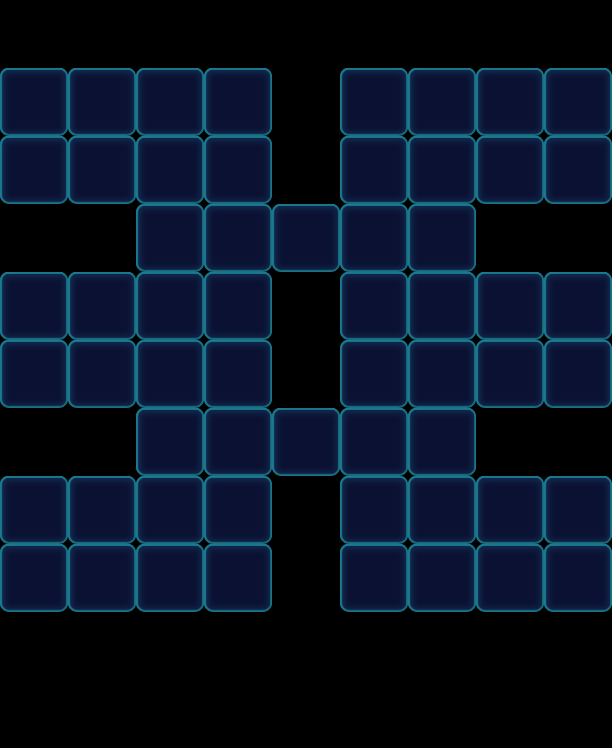

This game map was drawn from its Tiled (.tmx) file and the tilesets committed beside it. A one-line description and the trimmed map source follow:
An orthogonal 9x11 tile map with 68x68 px tiles, 1 tile layer (Valid), 2 tilesets and 76 objects (58x Monster, 18x Factory_Normal).

<map version="1.0" orientation="orthogonal" width="9" height="11" tilewidth="68" tileheight="68">
 <tileset firstgid="1" name="game_grid1" tilewidth="68" tileheight="68">
  <image source="game_grid1.png" width="68" height="68" />
 </tileset>
 <tileset firstgid="2" name="map" tilewidth="68" tileheight="68">
  <image source="map.png" width="1024" height="1024" />
 </tileset>
 <layer name="Valid" width="9" height="11">
  <data>[99 cells, 58 non-empty, 1 distinct tile ids]</data>
 </layer>
 <objectgroup name="BottomObj" width="9" height="11" />
 <objectgroup name="MiddleObj" width="9" height="11">
  <object type="Monster" gid="3" x="0" y="612">
   <properties>
    <property name="Bubble" value="1" />
    <property name="Color" value="Green" />
   </properties>
  </object>
  <object type="Monster" gid="2" x="204" y="204">
   <properties>
    <property name="Color" value="Blue" />
   </properties>
  </object>
  <object type="Monster" gid="19" x="0" y="544">
   <properties>
    <property name="Color" value="Yellow" />
   </properties>
  </object>
  <object type="Monster" gid="18" x="136" y="476">
   <properties>
    <property name="Color" value="Pink" />
   </properties>
  </object>
  <object type="Monster" gid="2" x="544" y="408">
   <properties>
    <property name="Color" value="Blue" />
   </properties>
  </object>
  <object type="Monster" gid="3" x="408" y="476">
   <properties>
    <property name="Bubble" value="1" />
    <property name="Color" value="Green" />
   </properties>
  </object>
  <object type="Monster" gid="19" x="136" y="544">
   <properties>
    <property name="Bubble" value="1" />
    <property name="Color" value="Yellow" />
   </properties>
  </object>
  <object type="Monster" gid="19" x="544" y="544">
   <properties>
    <property name="Color" value="Yellow" />
   </properties>
  </object>
  <object type="Monster" gid="18" x="136" y="272">
   <properties>
    <property name="Color" value="Pink" />
   </properties>
  </object>
  <object type="Monster" gid="18" x="272" y="272">
   <properties>
    <property name="Color" value="Pink" />
   </properties>
  </object>
  <object type="Monster" gid="18" x="408" y="204">
   <properties>
    <property name="Color" value="Pink" />
   </properties>
  </object>
  <object type="Monster" gid="18" x="476" y="136">
   <properties>
    <property name="Bubble" value="1" />
    <property name="Color" value="Pink" />
   </properties>
  </object>
  <object type="Monster" gid="18" x="204" y="136">
   <properties>
    <property name="Color" value="Pink" />
   </properties>
  </object>
  <object type="Monster" gid="18" x="68" y="612">
   <properties>
    <property name="Color" value="Pink" />
   </properties>
  </object>
  <object type="Monster" gid="18" x="544" y="612">
   <properties>
    <property name="Color" value="Pink" />
   </properties>
  </object>
  <object type="Monster" gid="18" x="340" y="544">
   <properties>
    <property name="Bubble" value="1" />
    <property name="Color" value="Pink" />
   </properties>
  </object>
  <object type="Monster" gid="2" x="68" y="544">
   <properties>
    <property name="Color" value="Blue" />
   </properties>
  </object>
  <object type="Monster" gid="2" x="136" y="408">
   <properties>
    <property name="Color" value="Blue" />
   </properties>
  </object>
  <object type="Monster" gid="2" x="340" y="204">
   <properties>
    <property name="Color" value="Blue" />
   </properties>
  </object>
  <object type="Monster" gid="2" x="408" y="136">
   <properties>
    <property name="Color" value="Blue" />
   </properties>
  </object>
  <object type="Monster" gid="2" x="340" y="476">
   <properties>
    <property name="Color" value="Blue" />
   </properties>
  </object>
  <object type="Monster" gid="2" x="340" y="408">
   <properties>
    <property name="Color" value="Blue" />
   </properties>
  </object>
  <object type="Monster" gid="3" x="0" y="340">
   <properties>
    <property name="Color" value="Green" />
   </properties>
  </object>
  <object type="Monster" gid="3" x="0" y="204">
   <properties>
    <property name="Color" value="Green" />
   </properties>
  </object>
  <object type="Monster" gid="3" x="136" y="136">
   <properties>
    <property name="Color" value="Green" />
   </properties>
  </object>
  <object type="Monster" gid="3" x="340" y="136">
   <properties>
    <property name="Color" value="Green" />
   </properties>
  </object>
  <object type="Monster" gid="3" x="204" y="612">
   <properties>
    <property name="Color" value="Green" />
   </properties>
  </object>
  <object type="Monster" gid="3" x="476" y="612">
   <properties>
    <property name="Color" value="Green" />
   </properties>
  </object>
  <object type="Monster" gid="3" x="68" y="136">
   <properties>
    <property name="Color" value="Green" />
   </properties>
  </object>
  <object type="Monster" gid="19" x="544" y="340">
   <properties>
    <property name="Color" value="Yellow" />
   </properties>
  </object>
  <object type="Monster" gid="3" x="408" y="272">
   <properties>
    <property name="Bubble" value="1" />
    <property name="Color" value="Green" />
   </properties>
  </object>
  <object type="Monster" gid="19" x="544" y="204">
   <properties>
    <property name="Color" value="Yellow" />
   </properties>
  </object>
  <object type="Monster" gid="3" x="272" y="476">
   <properties>
    <property name="Color" value="Green" />
   </properties>
  </object>
  <object type="Monster" gid="19" x="340" y="272">
   <properties>
    <property name="Bubble" value="1" />
    <property name="Color" value="Yellow" />
   </properties>
  </object>
  <object type="Monster" gid="2" x="68" y="340">
   <properties>
    <property name="Bubble" value="1" />
    <property name="Color" value="Blue" />
   </properties>
  </object>
  <object type="Monster" gid="3" x="136" y="204">
   <properties>
    <property name="Color" value="Green" />
   </properties>
  </object>
  <object type="Monster" gid="3" x="476" y="408">
   <properties>
    <property name="Color" value="Green" />
   </properties>
  </object>
  <object type="Monster" gid="19" x="204" y="272">
   <properties>
    <property name="Color" value="Yellow" />
   </properties>
  </object>
  <object type="Monster" gid="19" x="136" y="612">
   <properties>
    <property name="Color" value="Yellow" />
   </properties>
  </object>
  <object type="Monster" gid="19" x="544" y="136">
   <properties>
    <property name="Color" value="Yellow" />
   </properties>
  </object>
  <object type="Monster" gid="19" x="204" y="408">
   <properties>
    <property name="Color" value="Yellow" />
   </properties>
  </object>
  <object type="Monster" gid="19" x="0" y="136">
   <properties>
    <property name="Color" value="Yellow" />
   </properties>
  </object>
  <object type="Monster" gid="2" x="136" y="340">
   <properties>
    <property name="Color" value="Blue" />
   </properties>
  </object>
  <object type="Monster" gid="19" x="340" y="612">
   <properties>
    <property name="Color" value="Yellow" />
   </properties>
  </object>
  <object type="Monster" gid="18" x="476" y="340">
   <properties>
    <property name="Color" value="Pink" />
   </properties>
  </object>
  <object type="Monster" gid="18" x="204" y="340">
   <properties>
    <property name="Bubble" value="1" />
    <property name="Color" value="Pink" />
   </properties>
  </object>
  <object type="Monster" gid="18" x="204" y="544">
   <properties>
    <property name="Bubble" value="1" />
    <property name="Color" value="Pink" />
   </properties>
  </object>
  <object type="Monster" gid="2" x="476" y="544">
   <properties>
    <property name="Color" value="Blue" />
   </properties>
  </object>
  </objectgroup>
 <objectgroup color="#000000" name="TopObj" width="9" height="11">
  <!-- 18 objects omitted --></objectgroup>
</map>
<!-- 28 of 76 objects omitted -->
